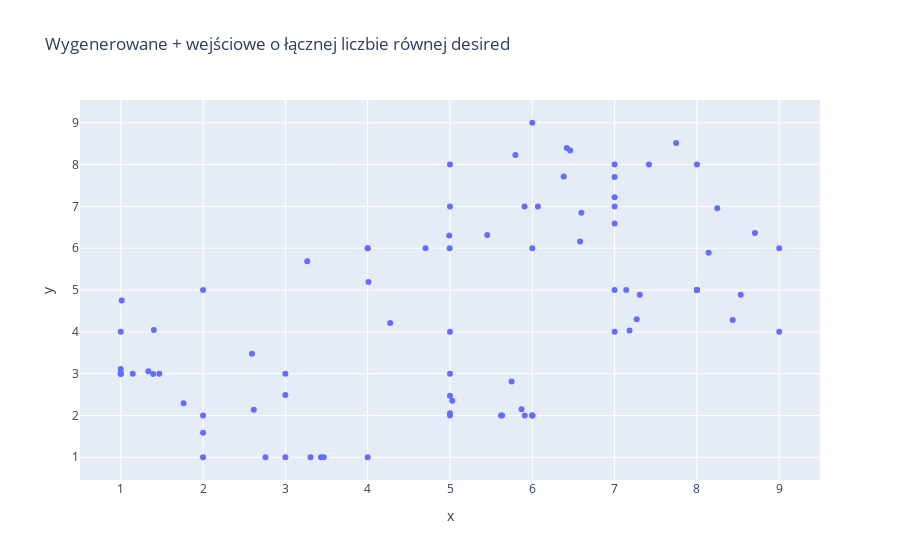

The notebook cell this image was saved under:
### Code cell
fig = px.scatter(x= temp_Cluter_OUT[0], y= temp_Cluter_OUT[1], title= 'Wygenerowane + wejściowe o łącznej liczbie równej desired')
fig.show()
len(temp_Cluter_OUT[0])

### Figure 1 — Plotly figure (JSON) as saved in the notebook; plotly's stock layout.template omitted (floating-point values rounded to 4 significant figures)
{"data": [{"hovertemplate": "x=%{x}<br>y=%{y}<extra></extra>", "legendgroup": "", "marker": {"color": "#636efa", "symbol": "circle"}, "mode": "markers", "name": "", "orientation": "v", "showlegend": false, "type": "scatter", "x": [1, 3, 2, 4, 6, 2, 1, 3, 6, 4, 5, 1, 5, 2, 6, 8, 7, 9, 5, 8, 6, 8, 7, 9, 5, 7, 4, 5, 7, 1.763, 1, 2.758, 3, 2, 1.393, 4.274, 4.996, 6, 5.028, 1.402, 2.595, 1.011, 1, 1.469, 1.146, 5.62, 5.908, 3.432, 3.305, 5.869, 5.748, 1.336, 1, 5.633, 5, 3.467, 2.616, 5.452, 6.596, 8.142, 8, 6.068, 7, 8.248, 8.705, 5, 4.009, 7.417, 6.581, 6.419, 7.747, 8.434, 8, 7, 6.46, 7.305, 8.533, 5.906, 4.99, 7.141, 7, 4.702, 3.266, 5.795, 6.381, 7.181, 7.268], "xaxis": "x", "y": [3, 1, 2, 6, 2, 5, 4, 3, 2, 1, 3, 3, 2, 1, 6, 5, 7, 6, 4, 8, 9, 5, 8, 4, 7, 5, 6, 8, 4, 2.289, 3, 1, 2.486, 1.588, 2.989, 4.212, 6, 2, 2.351, 4.044, 3.477, 4.747, 3.108, 3, 3, 2, 2, 1, 1, 2.15, 2.814, 3.054, 3, 2, 2.469, 1, 2.134, 6.317, 6.848, 5.893, 5, 7, 7.217, 6.955, 6.361, 2.055, 5.191, 8, 6.16, 8.398, 8.513, 4.282, 5, 7.705, 8.336, 4.888, 4.889, 7, 6.304, 5, 6.589, 6, 5.69, 8.231, 7.712, 4.03, 4.301], "yaxis": "y"}], "layout": {"legend": {"tracegroupgap": 0}, "title": {"text": "Wygenerowane + wejściowe o łącznej liczbie równej desired"}, "xaxis": {"anchor": "y", "domain": [0, 1], "title": {"text": "x"}}, "yaxis": {"anchor": "x", "domain": [0, 1], "title": {"text": "y"}}}}
